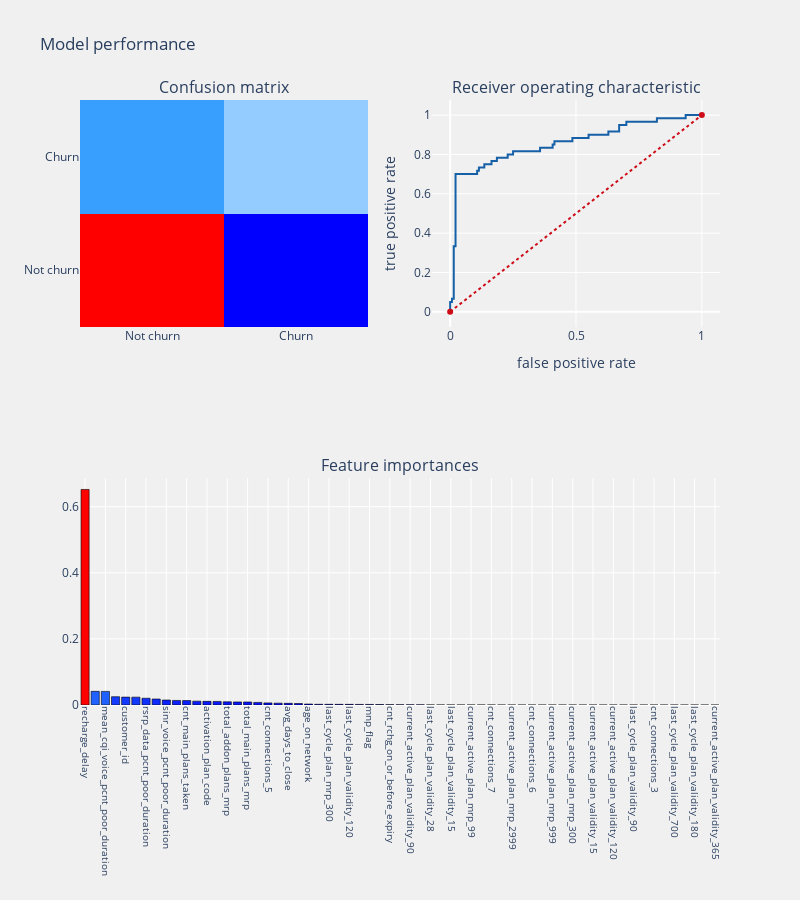

The notebook cell this image was saved under:
### Markdown cell above
# Gradient Boosting Classifier

### Code cell
from sklearn.ensemble import GradientBoostingClassifier

gbc = GradientBoostingClassifier(random_state=124)

telecom_churn_prediction(gbc, x_train, x_test, y_train, y_test, "features", threshold_plot=True)

### Figure 1 — Plotly figure (JSON) as saved in the notebook; plotly's stock layout.template omitted (floating-point values rounded to 4 significant figures)
{"data": [{"colorscale": [[0, "rgb(0,0,255)"], [0.1, "rgb(51,153,255)"], [0.2, "rgb(102,204,255)"], [0.3, "rgb(153,204,255)"], [0.4, "rgb(204,204,255)"], [0.5, "rgb(255,255,255)"], [0.6, "rgb(255,204,255)"], [0.7, "rgb(255,153,255)"], [0.8, "rgb(255,102,204)"], [0.9, "rgb(255,102,102)"], [1, "rgb(255,0,0)"]], "name": "Confusion matrix", "showscale": false, "type": "heatmap", "x": ["Not churn", "Churn"], "xaxis": "x", "y": ["Not churn", "Churn"], "yaxis": "y", "z": [[137, 3], [18, 42]]}, {"line": {"color": "rgb(22, 96, 167)", "width": 2}, "name": "Roc: 0.8392857142857142", "type": "scatter", "x": [0, 0, 0, 0.007143, 0.007143, 0.01429, 0.01429, 0.02143, 0.02143, 0.1071, 0.1071, 0.1143, 0.1143, 0.1357, 0.1357, 0.1643, 0.1643, 0.1857, 0.1857, 0.2286, 0.2286, 0.25, 0.25, 0.3571, 0.3571, 0.4071, 0.4071, 0.4143, 0.4143, 0.4857, 0.4857, 0.55, 0.55, 0.6286, 0.6286, 0.6714, 0.6714, 0.7, 0.7, 0.8214, 0.8214, 0.9357, 0.9357, 1], "xaxis": "x2", "y": [0, 0.01667, 0.05, 0.05, 0.06667, 0.06667, 0.3333, 0.3333, 0.7, 0.7, 0.7167, 0.7167, 0.7333, 0.7333, 0.75, 0.75, 0.7667, 0.7667, 0.7833, 0.7833, 0.8, 0.8, 0.8167, 0.8167, 0.8333, 0.8333, 0.85, 0.85, 0.8667, 0.8667, 0.8833, 0.8833, 0.9, 0.9, 0.9167, 0.9167, 0.95, 0.95, 0.9667, 0.9667, 0.9833, 0.9833, 1, 1], "yaxis": "y2"}, {"line": {"color": "rgb(205, 12, 24)", "dash": "dot", "width": 2}, "type": "scatter", "x": [0, 1], "xaxis": "x2", "y": [0, 1], "yaxis": "y2"}, {"marker": {"color": [0.6521, 0.04126, 0.04111, 0.02508, 0.02386, 0.0238, 0.0205, 0.01814, 0.01504, 0.01383, 0.01345, 0.01168, 0.011, 0.01079, 0.009594, 0.009317, 0.00912, 0.007859, 0.00644, 0.005589, 0.00513, 0.004473, 0.002896, 0.002091, 0.00206, 0.001992, 0.001935, 0.001753, 0.001739, 0.001389, 0.001114, 0.0008153, 0.0006463, 0.0005257, 0.0003449, 0.0003078, 0.0002893, 0.000264, 0.0002334, 0.0002021, 0.0001715, 3.111e-05, 6.221e-06, 1.089e-06, 0, 0, 0, 0, 0, 0, 0, 0, 0, 0, 0, 0, 0, 0, 0, 0, 0, 0, 0], "colorscale": [[0, "rgb(0,0,255)"], [0.1, "rgb(51,153,255)"], [0.2, "rgb(102,204,255)"], [0.3, "rgb(153,204,255)"], [0.4, "rgb(204,204,255)"], [0.5, "rgb(255,255,255)"], [0.6, "rgb(255,204,255)"], [0.7, "rgb(255,153,255)"], [0.8, "rgb(255,102,204)"], [0.9, "rgb(255,102,102)"], [1, "rgb(255,0,0)"]], "line": {"color": "black", "width": 0.6}}, "name": "coefficients", "type": "bar", "x": ["recharge_delay", "pcnt_dropped_calls", "mean_cqi_voice_pcnt_poor_duration", "cnt_call_drops", "customer_id", "avg_days_bw_rchg_and_expiry", "rsrp_data_pcnt_poor_duration", "stddev_days_bw_rchg_and_expiry", "sinr_voice_pcnt_poor_duration", "cnt_rchg_after_expiry", "cnt_main_plans_taken", "rsrp_voice_pcnt_poor_duration", "activation_plan_code", "days_since_latch", "total_addon_plans_mrp", "cnt_addon_plans_taken", "total_main_plans_mrp", "sinr_data_pcnt_poor_duration", "cnt_connections_5", "total_payment_made", "avg_days_to_close", "cnt_open_qrc", "age_on_network", "cnt_connections_1", "last_cycle_plan_mrp_300", "ownership", "last_cycle_plan_validity_120", "cnt_rchg_online", "mnp_flag", "last_cycle_plan_mrp_500", "cnt_rchg_on_or_before_expiry", "cnt_rchg_offline", "current_active_plan_validity_90", "cnt_connections_2", "last_cycle_plan_validity_28", "last_cycle_plan_mrp_128", "last_cycle_plan_validity_15", "last_cycle_plan_mrp_99", "current_active_plan_mrp_99", "cnt_connections_8", "cnt_connections_7", "current_active_plan_validity_180", "current_active_plan_mrp_2999", "last_cycle_plan_mrp_999", "cnt_connections_6", "current_active_plan_mrp_1500", "current_active_plan_mrp_999", "current_active_plan_mrp_500", "current_active_plan_mrp_300", "current_active_plan_mrp_128", "current_active_plan_validity_15", "current_active_plan_validity_28", "current_active_plan_validity_120", "last_cycle_plan_mrp_2999", "last_cycle_plan_validity_90", "cnt_connections_4", "cnt_connections_3", "current_active_plan_validity_700", "last_cycle_plan_validity_700", "last_cycle_plan_validity_365", "last_cycle_plan_validity_180", "last_cycle_plan_mrp_1500", "current_active_plan_validity_365"], "xaxis": "x3", "y": [0.6521, 0.04126, 0.04111, 0.02508, 0.02386, 0.0238, 0.0205, 0.01814, 0.01504, 0.01383, 0.01345, 0.01168, 0.011, 0.01079, 0.009594, 0.009317, 0.00912, 0.007859, 0.00644, 0.005589, 0.00513, 0.004473, 0.002896, 0.002091, 0.00206, 0.001992, 0.001935, 0.001753, 0.001739, 0.001389, 0.001114, 0.0008153, 0.0006463, 0.0005257, 0.0003449, 0.0003078, 0.0002893, 0.000264, 0.0002334, 0.0002021, 0.0001715, 3.111e-05, 6.221e-06, 1.089e-06, 0, 0, 0, 0, 0, 0, 0, 0, 0, 0, 0, 0, 0, 0, 0, 0, 0, 0, 0], "yaxis": "y3"}], "layout": {"annotations": [{"font": {"size": 16}, "showarrow": false, "text": "Confusion matrix", "x": 0.225, "xanchor": "center", "xref": "paper", "y": 1, "yanchor": "bottom", "yref": "paper"}, {"font": {"size": 16}, "showarrow": false, "text": "Receiver operating characteristic", "x": 0.775, "xanchor": "center", "xref": "paper", "y": 1, "yanchor": "bottom", "yref": "paper"}, {"font": {"size": 16}, "showarrow": false, "text": "Feature importances", "x": 0.5, "xanchor": "center", "xref": "paper", "y": 0.375, "yanchor": "bottom", "yref": "paper"}], "autosize": false, "height": 900, "margin": {"b": 195}, "paper_bgcolor": "rgba(240,240,240, 0.95)", "plot_bgcolor": "rgba(240,240,240, 0.95)", "showlegend": false, "title": {"text": "Model performance"}, "width": 800, "xaxis": {"anchor": "y", "domain": [0, 0.45]}, "xaxis2": {"anchor": "y2", "domain": [0.55, 1], "title": {"text": "false positive rate"}}, "xaxis3": {"anchor": "y3", "domain": [0, 1], "showgrid": true, "tickangle": 90, "tickfont": {"size": 10}}, "yaxis": {"anchor": "x", "domain": [0.625, 1]}, "yaxis2": {"anchor": "x2", "domain": [0.625, 1], "title": {"text": "true positive rate"}}, "yaxis3": {"anchor": "x3", "domain": [0, 0.375]}}}
